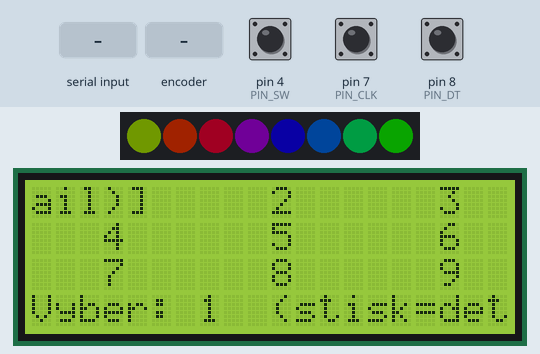
Bench run of a sketch on a simulated Arduino Leonardo, built with avr-gcc and run on an emulated ATmega32U4. Shown: 8 RGB LEDs in strip order, left to right, 20×4 character LCD. Inputs (shaded band) come from the test bench; at power-on: pin 4 (PIN_SW) HIGH, pin 7 (PIN_CLK) HIGH, pin 8 (PIN_DT) HIGH. Dim RGB values are drawn brighter than linear; random numbers use the default seed unless the sketch sets one; what the sketch prints to the serial monitor is not drawn.

Above: at 2.1 s.
2.2 s: "BRI\n" received over Serial
At 3.0 s:
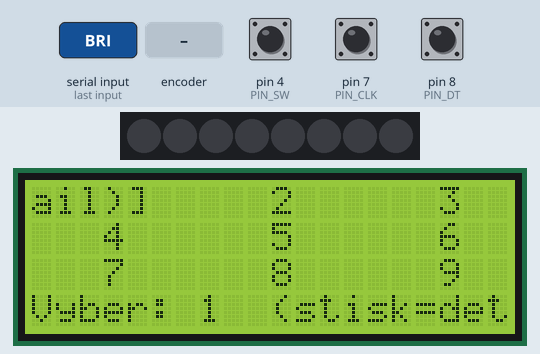
3.7 s: rotary encoder on pin 7 (PIN_CLK) / pin 8 (PIN_DT) turned 3 steps (first pin leading)
At 4.7 s:
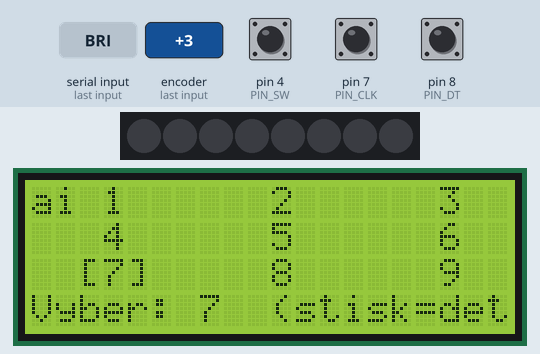
5.8 s: pin 4 (PIN_SW) pulled LOW for 0.15 s
At 7.0 s:
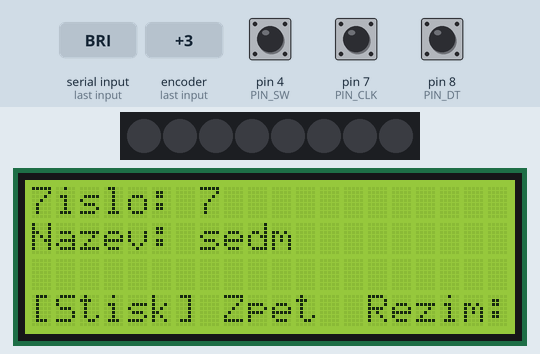
7.4 s: "PRESS\n" received over Serial
At 8.6 s:
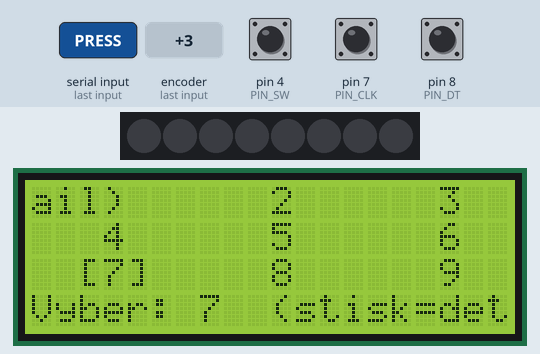
8.9 s: "UP\n" received over Serial
At 9.3 s:
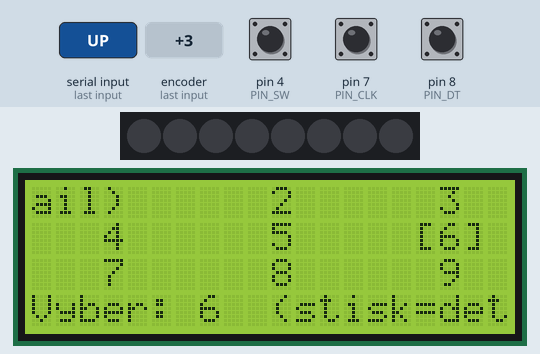
10.4 s: pin 4 (PIN_SW) pulled LOW for 1 s
At 11.8 s:
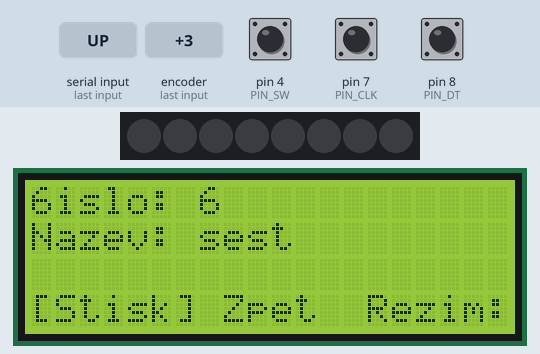
Timing chart, 0 to 13.4 s (numbered marks = the images above; inputs shaded):
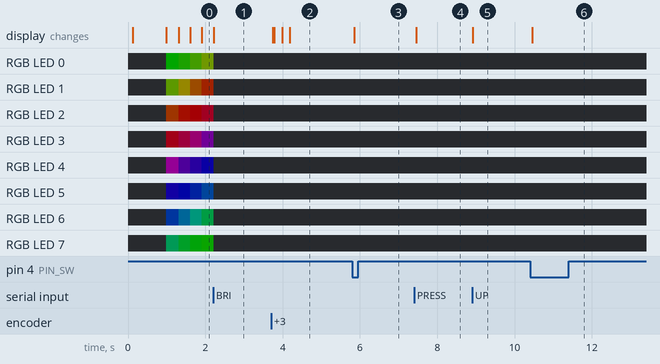

Measured:
- after the input at 3.7 s, the display: first changes at once (image 2 shows a later state)
- after the input at 5.8 s, the display: changes after 0.05 s (image 3)
- after the input at 7.4 s, the display: changes after 0.06 s (image 4)
- after the input at 8.9 s, the display: changes at once (image 5)
- after the input at 10.4 s, the display: changes after 0.05 s (image 6)

The sketch:

complex_encoder_LCD_neopixel8.ino
```cpp
  /*
  ==================== ZAPOJENÍ ====================

  Arduino Leonardo  ->  NeoPixel 8 (WS2812/WS2812B)
  -------------------------------------------------
  5V                ->  +5V (VIN) LED
  GND               ->  GND LED  (společná zem s Arduinem i PC)
  D6                ->  DIN LED  (doporučeno 470 Ω v sérii)
  Kondenzátor 1000 µF mezi +5V a GND u LED (správná polarita)

  Arduino Leonardo  ->  LCD2004 I2C (PCF8574 převodník)
  -----------------------------------------------------
  GND               ->  GND
  5V                ->  VCC
  D2 (SDA)          ->  SDA
  D3 (SCL)          ->  SCL
  Typická I2C adresa: 0x27 (případně 0x3F)

  Arduino Leonardo  ->  Rotační enkodér (mechanický)
  --------------------------------------------------
  GND               ->  GND
  D7                ->  CLK / A (INPUT_PULLUP)
  D8                ->  DT  / B (INPUT_PULLUP)
  D4                ->  SW  (tlačítko; INPUT_PULLUP)

  Poznámky:
  - Pro LCD na Leonardu se běžně používají vyhrazené piny SDA/SCL – bývají i na headeru, ale funkčně to jsou D2/D3.
  - U enkodéru používám D7/D8 (ať se neplete s I2C na D2/D3). Jsou to běžné piny – dekódujeme softwarově.
  - Pokud má enkodér modul s pinem „+“, připoj jej na 5V (napájí jeho pull-up/LED).
  - Všechny země MUSÍ být společné.

  ==================================================
  UI chování:
  - Otáčením měníš výběr v matici 1..9 (arrow-like, s wrapem i bez – viz kód).
  - Stisk (SW) v menu -> přepne do detailu (zobrazí slovní název, spustí efekt).
  - Stisk v detailu -> zpět do menu.

  Enkodér:
  - scale = 2  (2 kvadraturní kroky = 1 „logický“ krok)

  ==================================================
  */

  #include <Adafruit_NeoPixel.h>
  #include <LiquidCrystal_I2C.h>
  #include <Bounce2.h>

  // -------------------- HW KONFIG --------------------
  #define LED_PIN    6
  #define LED_COUNT  8
  #define DEFAULT_BRIGHTNESS 40

  // LCD (změň adresu pokud máš jinou)
  #define LCD_ADDR   0x27
  #define LCD_COLS   20
  #define LCD_ROWS   4

  // Enkodér piny (A/B/Tlačítko)
  const uint8_t PIN_CLK = 7;  // A / CLK
  const uint8_t PIN_DT  = 8;  // B / DT
  const uint8_t PIN_SW  = 4;  // tlačítko (na GND)

  // Enkoder scale & směr
  const int8_t ENC_SCALE   = 2;    // požadováno: scale 2
  const bool   ENC_INVERT  = false;

  // -------------------- GLOBÁLY --------------------
  Adafruit_NeoPixel strip(LED_COUNT, LED_PIN, NEO_GRB + NEO_KHZ800);
  LiquidCrystal_I2C lcd(LCD_ADDR, LCD_COLS, LCD_ROWS);
  Bounce btn = Bounce();

  unsigned long tNow;

  // --- Serial command buffer ---
  char serialBuf[64];
  uint8_t serialLen = 0;

  // --- Encoder dekodér (soft) ---
  volatile int8_t encDelta = 0;    // syrové kroky z dekodéru
  volatile uint8_t lastAB  = 0;
  volatile int16_t encAccum = 0;   // akumulátor pro scale

  // 4-stavová tabulka (kvadraturní Gray)
  int8_t qdecTable[16] = {
    0, -1, +1,  0,
    +1, 0,  0, -1,
    -1, 0,  0, +1,
    0, +1, -1, 0
  };

  inline uint8_t readAB() {
    uint8_t a = !digitalRead(PIN_CLK); // INPUT_PULLUP -> invert
    uint8_t b = !digitalRead(PIN_DT);
    return (a << 1) | b;
  }

  void updateEncoderSoft() {
    uint8_t newAB = readAB();
    uint8_t idx = (lastAB << 2) | newAB;
    encDelta += qdecTable[idx];
    lastAB = newAB;
  }

  // --- UI stav ---
  enum UiState { UI_MENU, UI_DETAIL };
  UiState ui = UI_MENU;

  uint8_t selIndex = 0;     // 0..8 (mapuje na 1..9)
  uint8_t lastSel  = 255;   // kvůli rychlému překreslení

  // Názvy (česky)
  const char* NAMES[9] = {
    "jedna","dva","tri","ctyri","pet","sest","sedm","osm","devet"
  };

  // --- Efekty ---
  uint8_t currentMode = 1;     // 1..9
  uint8_t brightness  = DEFAULT_BRIGHTNESS;

  // Stavové struktury pro efekty
  struct RainbowState { uint16_t j=0; unsigned long last=0; } stRainbow;
  struct TheaterState { uint8_t offset=0; unsigned long last=0; } stTheater;
  struct BounceState  { int pos=0; int dir=1; unsigned long last=0; } stBounce;
  struct SparkleState { unsigned long last=0; } stSparkle;
  struct WipeState    { uint16_t i=0; unsigned long last=0; bool forward=true; uint32_t color; } stWipe;
  struct LarsonState  { int pos=0; int dir=1; unsigned long last=0; } stLarson;
  struct CometState   { float pos=0; float vel=0.35; unsigned long last=0; } stComet;
  struct BreathState  { float phase=0; unsigned long last=0; } stBreath;

  // -------------------- HELPERY --------------------
  uint32_t wheel(byte pos) {
    if (pos < 85) return strip.Color(pos*3, 255 - pos*3, 0);
    if (pos < 170) { pos -= 85; return strip.Color(255 - pos*3, 0, pos*3); }
    pos -= 170; return strip.Color(0, pos*3, 255 - pos*3);
  }

  void setAll(uint32_t c) {
    for (uint16_t i=0;i<strip.numPixels();i++) strip.setPixelColor(i,c);
  }

  void resetAllEffects() {
    stRainbow = RainbowState{};
    stTheater = TheaterState{};
    stBounce  = BounceState{};
    stSparkle = SparkleState{};
    stWipe    = WipeState{};
    stLarson  = LarsonState{};
    stComet   = CometState{};
    stBreath  = BreathState{};
  }

  // -------------------- LCD UI --------------------
  void centerPrint(uint8_t row, const char* text) {
    int len = strlen(text);
    int col = (LCD_COLS - len)/2;
    if (col < 0) col = 0;
    lcd.setCursor(col, row);
    lcd.print(text);
  }

  void setupDisplay() {
    lcd.init();
    lcd.backlight();
    lcd.clear();
    centerPrint(0, "NeoPixel Demo 1-9");
    centerPrint(1, "Otaceni = vyber");
    centerPrint(2, "Stisk = detail");
    centerPrint(3, " ");
    delay(800);
  }

  void renderMenu() {
    lcd.clear();
    // 3x3 grid (řádky 0..2; sloupec zhruba uprostřed tří zón)
    const uint8_t rows[3] = {0,1,2};
    const uint8_t cols[3] = {3, 10, 17}; // vizuálně hezké rozložení v 20 sloupcích

    uint8_t n = 1;
    for (uint8_t r=0;r<3;r++) {
      for (uint8_t c=0;c<3;c++) {
        lcd.setCursor(cols[c]-1, rows[r]); // -1 kvůli rámečku [n]
        if (selIndex == (n-1)) {
          lcd.print('['); lcd.print(n); lcd.print(']');
        } else {
          lcd.print(' '); lcd.print(n); lcd.print(' ');
        }
        n++;
      }
    }
    lcd.setCursor(0,3);
    lcd.print("Vyber: ");
    lcd.print(selIndex+1);
    lcd.print("  (stisk=detail)");
    lastSel = selIndex;
  }

  void renderSelection() {
    if (ui != UI_MENU) return;
    if (lastSel == selIndex) return;
    const uint8_t rows[3] = {0,1,2};
    const uint8_t cols[3] = {3, 10, 17};

    // starý přepiš bez rámečku
    uint8_t old = lastSel;
    uint8_t orow = rows[old/3];
    uint8_t ocol = cols[old%3];
    lcd.setCursor(ocol-1, orow);
    lcd.print(' '); lcd.print((int)old+1); lcd.print(' ');

    // nový s rámečkem
    uint8_t nr = rows[selIndex/3];
    uint8_t nc = cols[selIndex%3];
    lcd.setCursor(nc-1, nr);
    lcd.print('['); lcd.print((int)selIndex+1); lcd.print(']');

    lcd.setCursor(7,3);
    lcd.print("   "); // vymaž staré číslo
    lcd.setCursor(7,3);
    lcd.print(selIndex+1);

    lastSel = selIndex;
  }

  void renderDetail(uint8_t idx) {
    lcd.clear();
    lcd.setCursor(0,0);
    lcd.print("Cislo: ");
    lcd.print(idx+1);
    lcd.setCursor(0,1);
    lcd.print("Nazev: ");
    lcd.print(NAMES[idx]);
    lcd.setCursor(0,3);
    lcd.print("[Stisk] Zpet  Rezim:");
    lcd.print(idx+1);
  }

  void enterMenu()  { ui = UI_MENU;  renderMenu(); }
  void enterDetail(){ ui = UI_DETAIL; renderDetail(selIndex); }

  // -------------------- APLIKACE MÓDU & JASU --------------------
  void applyMode(uint8_t m) {
    if (m < 1) m = 1;
    if (m > 9) m = 9;
    currentMode = m;
    resetAllEffects();
    Serial.print(F("[MODE] Now: ")); Serial.println(currentMode);
    // status na LCD v detailu
    if (ui == UI_DETAIL) {
      lcd.setCursor(16,3);
      lcd.print("   ");
      lcd.setCursor(16,3);
      lcd.print((int)currentMode);
    }
  }

  void applyBrightness(uint8_t b) {
    brightness = b;
    strip.setBrightness(brightness);
    strip.show();
    Serial.print(F("[BRI] Now: ")); Serial.println(brightness);
  }

  // -------------------- EFEKTY (krokové) --------------------

  // 1) Rainbow roll
  void stepRainbow() {
    if (tNow - stRainbow.last < 25) return; stRainbow.last = tNow;
    for (uint16_t i=0;i<strip.numPixels();i++)
      strip.setPixelColor(i, wheel((i*256/strip.numPixels() + stRainbow.j) & 255));
    strip.show();
    stRainbow.j = (stRainbow.j + 1) & 0xFF;
  }

  // 2) Theater chase
  void stepTheater() {
    if (tNow - stTheater.last < 70) return; stTheater.last = tNow;
    strip.clear();
    uint32_t c = strip.Color(255, 60, 0);
    for (uint16_t i = stTheater.offset; i < strip.numPixels(); i += 3) strip.setPixelColor(i, c);
    strip.show();
    stTheater.offset = (stTheater.offset + 1) % 3;
  }

  // 3) Bounce
  void stepBounce() {
    if (tNow - stBounce.last < 45) return; stBounce.last = tNow;
    strip.clear();
    uint32_t cMain = strip.Color(0, 180, 255), cDim = strip.Color(8,8,16);
    strip.setPixelColor(stBounce.pos, cMain);
    if (stBounce.pos>0) strip.setPixelColor(stBounce.pos-1, cDim);
    if (stBounce.pos<strip.numPixels()-1) strip.setPixelColor(stBounce.pos+1, cDim);
    strip.show();
    stBounce.pos += stBounce.dir;
    if (stBounce.pos<=0 || stBounce.pos>=strip.numPixels()-1) stBounce.dir = -stBounce.dir;
  }

  // 4) Sparkle on dark
  void stepSparkle() {
    if (tNow - stSparkle.last < 30) return; stSparkle.last = tNow;
    for (uint16_t i=0;i<strip.numPixels();i++) strip.setPixelColor(i, strip.Color(0,3,10));
    for (uint8_t s=0;s<2;s++) strip.setPixelColor(random(strip.numPixels()), strip.Color(255,255,255));
    strip.show();
  }

  // 5) Color wipe forward
  void stepColorWipeFwd() {
    if (stWipe.color == 0) stWipe.color = strip.Color(255, 40, 0); // init barva
    if (tNow - stWipe.last < 35) return; stWipe.last = tNow;
    if (stWipe.i < strip.numPixels()) {
      strip.setPixelColor(stWipe.i, stWipe.color);
      strip.show();
      stWipe.i++;
    } else {
      stWipe.i = 0;
      // změna barvy pro další průchod
      stWipe.color = strip.Color(random(40,255), random(30,200), random(30,200));
      strip.clear(); strip.show();
    }
  }

  // 6) Color wipe reverse
  void stepColorWipeRev() {
    if (stWipe.color == 0) stWipe.color = strip.Color(0, 120, 255);
    if (tNow - stWipe.last < 35) return; stWipe.last = tNow;
    if (stWipe.i < strip.numPixels()) {
      uint16_t idx = strip.numPixels()-1 - stWipe.i;
      strip.setPixelColor(idx, stWipe.color);
      strip.show();
      stWipe.i++;
    } else {
      stWipe.i = 0;
      stWipe.color = strip.Color(random(30,200), random(40,255), random(30,200));
      strip.clear(); strip.show();
    }
  }

  // 7) Larson scanner (Cylon)
  void stepLarson() {
    if (tNow - stLarson.last < 40) return; stLarson.last = tNow;
    strip.clear();
    // hlavní bod
    strip.setPixelColor(stLarson.pos, strip.Color(255,0,0));
    // doznívání
    if (stLarson.pos>0) strip.setPixelColor(stLarson.pos-1, strip.Color(60,0,0));
    if (stLarson.pos<strip.numPixels()-1) strip.setPixelColor(stLarson.pos+1, strip.Color(60,0,0));
    strip.show();
    stLarson.pos += stLarson.dir;
    if (stLarson.pos<=0 || stLarson.pos>=strip.numPixels()-1) stLarson.dir = -stLarson.dir;
  }

  // 8) Comet (plynulý pohyb s chvostem)
  void stepComet() {
    if (tNow - stComet.last < 25) return; stComet.last = tNow;
    strip.clear();
    for (int i=0;i<strip.numPixels();i++) {
      float d = fabs(i - stComet.pos);
      int b = (int)(max(0.0f, 255.0f - d*120.0f));
      strip.setPixelColor(i, strip.Color(b, b/3, 255 - b));
    }
    strip.show();
    stComet.pos += stComet.vel;
    if (stComet.pos >= strip.numPixels()-1 || stComet.pos <= 0) stComet.vel = -stComet.vel;
  }

  // 9) Breathing (nádech/výdech)
  void stepBreathing() {
    if (tNow - stBreath.last < 20) return; stBreath.last = tNow;
    stBreath.phase += 0.06f; // rychlost
    float s = (sin(stBreath.phase) * 0.5f + 0.5f); // 0..1
    int b = (int)(s * 255);
    setAll(strip.Color(b, b, b));
    strip.show();
  }

  // Vyber step podle currentMode
  void stepEffect() {
    switch (currentMode) {
      case 1: stepRainbow();       break;
      case 2: stepTheater();       break;
      case 3: stepBounce();        break;
      case 4: stepSparkle();       break;
      case 5: stepColorWipeFwd();  break;
      case 6: stepColorWipeRev();  break;
      case 7: stepLarson();        break;
      case 8: stepComet();         break;
      case 9: stepBreathing();     break;
    }
  }

  // -------------------- SETUP / LOOP --------------------
  void setup() {
    // Serial
    Serial.begin(115200);
    while (!Serial) { ; }
    Serial.println(F("HELLO Leonardo UI/Encoder/LCD/NeoPixel"));
    Serial.println(F("Commands: MODE n (1..9), BRI n (0..255), UP, DOWN, PRESS, ?, HELLO"));

    // NeoPixel
    strip.begin();
    strip.setBrightness(DEFAULT_BRIGHTNESS);
    strip.show();

    // Enkodér
    pinMode(PIN_CLK, INPUT_PULLUP);
    pinMode(PIN_DT,  INPUT_PULLUP);
    pinMode(PIN_SW,  INPUT_PULLUP);
    btn.attach(PIN_SW); btn.interval(8);
    lastAB = readAB();

    // LCD
    setupDisplay();
    enterMenu();

    // náhodné pro efekty
    randomSeed(analogRead(0));
  }

  void handleEncoderScaled() {
    // Soft dekódování – voláme v loop (stačí rychle)
    updateEncoderSoft();

    int8_t d = encDelta;
    encDelta = 0;
    if (d != 0) {
      if (ENC_INVERT) d = -d;
      encAccum += d;
      Serial.print(F("[ENC] rawDelta=")); Serial.print(d); Serial.print(F(" accum=")); Serial.println(encAccum);

      while (encAccum >= ENC_SCALE) {
        encAccum -= ENC_SCALE;
        // krok doprava (DOWN)
        if (ui == UI_MENU) {
          // posun výběru o 1 (lineárně 0..8, bez wrapu či s wrapem – zde s wrapem)
          if (selIndex < 8) selIndex++; else selIndex = 0;
          renderSelection();
          Serial.print(F("[ENC] step RIGHT -> sel=")); Serial.println(selIndex+1);
        }
      }
      while (encAccum <= -ENC_SCALE) {
        encAccum += ENC_SCALE;
        // krok doleva (UP)
        if (ui == UI_MENU) {
          if (selIndex > 0) selIndex--; else selIndex = 8;
          renderSelection();
          Serial.print(F("[ENC] step LEFT  -> sel=")); Serial.println(selIndex+1);
        }
      }
    }

    // tlačítko
    btn.update();
    if (btn.fell()) {
      Serial.println(F("[BTN] PRESS"));
      if (ui == UI_MENU) {
        // přechod do detailu a zároveň zapnout odpovídající efekt
        applyMode(selIndex+1);
        enterDetail();
      } else {
        // návrat do menu
        enterMenu();
      }
    }
  }

  // -------------------- SERIAL PARSER --------------------
  void serialHandleLine(const char* line) {
    // make an uppercase copy for command matching
    char temp[64];
    uint8_t i = 0;
    while (line[i] && i < sizeof(temp)-1) { char c = line[i]; temp[i] = (c >= 'a' && c <= 'z') ? (c - 32) : c; i++; }
    temp[i] = 0;

    if (strcmp(temp, "HELLO") == 0 || strcmp(temp, "?") == 0) {
      Serial.println(F("[DIAG]"));
      Serial.print(F(" ui=")); Serial.print(ui == UI_MENU ? F("MENU") : F("DETAIL"));
      Serial.print(F(" sel=")); Serial.print(selIndex+1);
      Serial.print(F(" mode=")); Serial.print(currentMode);
      Serial.print(F(" bri=")); Serial.print(brightness);
      Serial.print(F(" millis=")); Serial.println(millis());
      return;
    }

    if (strncmp(temp, "MODE", 4) == 0) {
      int n = atoi(line + 4);
      if (n >= 1 && n <= 9) {
        applyMode((uint8_t)n);
        selIndex = (uint8_t)(n - 1);
        if (ui == UI_MENU) {
          renderSelection();
        } else {
          renderDetail(selIndex);
        }
      } else {
        Serial.println(F("[ERR] MODE n (1..9)"));
      }
      return;
    }

    if (strncmp(temp, "BRI", 3) == 0) {
      int n = atoi(line + 3);
      if (n < 0) n = 0; if (n > 255) n = 255;
      applyBrightness((uint8_t)n);
      return;
    }

    if (strcmp(temp, "UP") == 0) {
      if (ui == UI_MENU) {
        if (selIndex > 0) selIndex--; else selIndex = 8;
        renderSelection();
        Serial.print(F("[SIM] UP -> sel=")); Serial.println(selIndex+1);
      } else {
        Serial.println(F("[SIM] UP ignored in DETAIL"));
      }
      return;
    }

    if (strcmp(temp, "DOWN") == 0) {
      if (ui == UI_MENU) {
        if (selIndex < 8) selIndex++; else selIndex = 0;
        renderSelection();
        Serial.print(F("[SIM] DOWN -> sel=")); Serial.println(selIndex+1);
      } else {
        Serial.println(F("[SIM] DOWN ignored in DETAIL"));
      }
      return;
    }

    if (strcmp(temp, "PRESS") == 0) {
      Serial.println(F("[SIM] PRESS"));
      if (ui == UI_MENU) {
        applyMode(selIndex+1);
        enterDetail();
      } else {
        enterMenu();
      }
      return;
    }

    Serial.print(F("[ERR] Unknown: ")); Serial.println(line);
  }

  void serialPoll() {
    while (Serial.available() > 0) {
      char c = (char)Serial.read();
      if (c == '\r') continue;
      if (c == '\n') {
        serialBuf[serialLen] = 0;
        if (serialLen > 0) {
          Serial.print(F("> ")); Serial.println(serialBuf);
          serialHandleLine(serialBuf);
        }
        serialLen = 0;
      } else if (serialLen < sizeof(serialBuf)-1) {
        serialBuf[serialLen++] = c;
      }
    }
  }

  void loop() {
    tNow = millis();

    // UI + enkodér
    handleEncoderScaled();

    // Serial commands
    serialPoll();

    // Efekty běží pořád (aktuální currentMode)
    stepEffect();
  }
```
